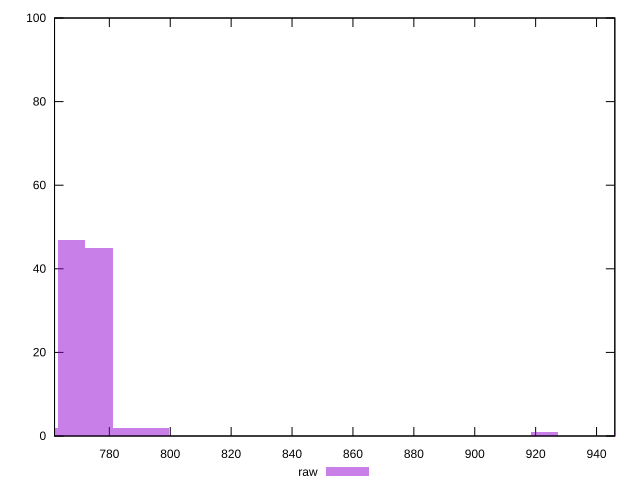

This chart was generated by the following gnuplot code:
reset

$raw <<EOF
767.5837960089654 47
776.7216983424054 45
785.8596006758455 2
758.4458936755253 2
794.9975030092855 2
950.3418426777666 1
922.9281356774464 1
EOF

set key outside below
set boxwidth 9.137902333440064
set xrange [762:946]
set yrange [0:100]
set trange [0:100]
set style fill transparent solid 0.5 noborder
set terminal svg size 640, 490 enhanced background rgb 'white'
set output "report_00009_2021-02-08T22-37-41.559Z/uses-rel-preload/samples/pages+cached+noadtech+nomedia/raw/histogram.svg"

plot $raw title "raw" with boxes

reset
